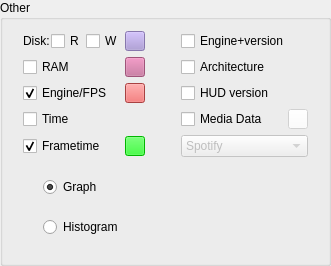
                <widget class="QGroupBox" name="miscBox">
                 <property name="minimumSize">
                  <size>
                   <width>331</width>
                   <height>266</height>
                  </size>
                 </property>
                 <property name="maximumSize">
                  <size>
                   <width>348</width>
                   <height>266</height>
                  </size>
                 </property>
                 <property name="title">
                  <string>Other</string>
                 </property>
                 <layout class="QGridLayout" name="gridLayout_4">
                  <property name="leftMargin">
                   <number>20</number>
                  </property>
                  <property name="rightMargin">
                   <number>20</number>
                  </property>
                  <property name="bottomMargin">
                   <number>10</number>
                  </property>
                  <item row="3" column="1">
                   <layout class="QHBoxLayout" name="horizontalLayout_2">
                    <item>
                     <widget class="QCheckBox" name="other_mediaCBox">
                      <property name="minimumSize">
                       <size>
                        <width>0</width>
                        <height>0</height>
                       </size>
                      </property>
                      <property name="text">
                       <string>Media Data</string>
                      </property>
                     </widget>
                    </item>
                    <item>
                     <widget class="QPushButton" name="o_mediacolorButton">
                      <property name="enabled">
                       <bool>false</bool>
                      </property>
                      <property name="sizePolicy">
                       <sizepolicy hsizetype="Fixed" vsizetype="Fixed">
                        <horstretch>0</horstretch>
                        <verstretch>0</verstretch>
                       </sizepolicy>
                      </property>
                      <property name="maximumSize">
                       <size>
                        <width>20</width>
                        <height>20</height>
                       </size>
                      </property>
                      <property name="focusPolicy">
                       <enum>Qt::NoFocus</enum>
                      </property>
                      <property name="toolTip">
                       <string>Default color: #FFFFFF</string>
                      </property>
                      <property name="styleSheet">
                       <string notr="true">background: #ffffff;
color: black;</string>
                      </property>
                      <property name="text">
                       <string/>
                      </property>
                     </widget>
                    </item>
                   </layout>
                  </item>
                  <item row="1" column="0">
                   <layout class="QHBoxLayout" name="horizontalLayout_7">
                    <property name="spacing">
                     <number>1</number>
                    </property>
                    <property name="rightMargin">
                     <number>30</number>
                    </property>
                    <item>
                     <widget class="QCheckBox" name="other_ramCBox">
                      <property name="text">
                       <string>RAM</string>
                      </property>
                     </widget>
                    </item>
                    <item>
                     <widget class="QPushButton" name="other_ramcolorButton">
                      <property name="enabled">
                       <bool>false</bool>
                      </property>
                      <property name="sizePolicy">
                       <sizepolicy hsizetype="Fixed" vsizetype="Fixed">
                        <horstretch>0</horstretch>
                        <verstretch>0</verstretch>
                       </sizepolicy>
                      </property>
                      <property name="maximumSize">
                       <size>
                        <width>20</width>
                        <height>20</height>
                       </size>
                      </property>
                      <property name="focusPolicy">
                       <enum>Qt::NoFocus</enum>
                      </property>
                      <property name="toolTip">
                       <string>Default color: #c26693</string>
                      </property>
                      <property name="styleSheet">
                       <string notr="true">background: #c26693;
color: black;</string>
                      </property>
                      <property name="text">
                       <string/>
                      </property>
                     </widget>
                    </item>
                   </layout>
                  </item>
                  <item row="2" column="1">
                   <widget class="QCheckBox" name="other_hud_verCBox">
                    <property name="text">
                     <string>HUD version</string>
                    </property>
                   </widget>
                  </item>
                  <item row="0" column="1">
                   <layout class="QHBoxLayout" name="horizontalLayout_11">
                    <property name="rightMargin">
                     <number>0</number>
                    </property>
                    <item>
                     <widget class="QCheckBox" name="other_engineCBox">
                      <property name="text">
                       <string>Engine+version</string>
                      </property>
                     </widget>
                    </item>
                   </layout>
                  </item>
                  <item row="1" column="1">
                   <widget class="QCheckBox" name="other_archCBox">
                    <property name="text">
                     <string>Architecture</string>
                    </property>
                   </widget>
                  </item>
                  <item row="5" column="0">
                   <layout class="QVBoxLayout" name="verticalLayout">
                    <property name="leftMargin">
                     <number>20</number>
                    </property>
                    <item>
                     <widget class="QRadioButton" name="other_graph_rButton">
                      <property name="enabled">
                       <bool>true</bool>
                      </property>
                      <property name="minimumSize">
                       <size>
                        <width>93</width>
                        <height>0</height>
                       </size>
                      </property>
                      <property name="layoutDirection">
                       <enum>Qt::LeftToRight</enum>
                      </property>
                      <property name="text">
                       <string>Graph</string>
                      </property>
                      <property name="checked">
                       <bool>true</bool>
                      </property>
                     </widget>
                    </item>
                    <item>
                     <widget class="QRadioButton" name="other_histogram_rButton">
                      <property name="enabled">
                       <bool>true</bool>
                      </property>
                      <property name="minimumSize">
                       <size>
                        <width>93</width>
                        <height>0</height>
                       </size>
                      </property>
                      <property name="text">
                       <string>Histogram</string>
                      </property>
                     </widget>
                    </item>
                   </layout>
                  </item>
                  <item row="0" column="0">
                   <layout class="QHBoxLayout" name="horizontalLayout_6">
                    <property name="spacing">
                     <number>1</number>
                    </property>
                    <property name="leftMargin">
                     <number>0</number>
                    </property>
                    <property name="rightMargin">
                     <number>30</number>
                    </property>
                    <item>
                     <widget class="QLabel" name="o_diskLabel">
                      <property name="text">
                       <string>Disk:</string>
                      </property>
                     </widget>
                    </item>
                    <item>
                     <widget class="QCheckBox" name="o_ioCBox">
                      <property name="layoutDirection">
                       <enum>Qt::LeftToRight</enum>
                      </property>
                      <property name="text">
                       <string>R</string>
                      </property>
                     </widget>
                    </item>
                    <item>
                     <widget class="QCheckBox" name="o_iowCBox">
                      <property name="layoutDirection">
                       <enum>Qt::LeftToRight</enum>
                      </property>
                      <property name="text">
                       <string>W</string>
                      </property>
                     </widget>
                    </item>
                    <item>
                     <widget class="QPushButton" name="other_diskcolorButton">
                      <property name="enabled">
                       <bool>false</bool>
                      </property>
                      <property name="sizePolicy">
                       <sizepolicy hsizetype="Fixed" vsizetype="Fixed">
                        <horstretch>0</horstretch>
                        <verstretch>0</verstretch>
                       </sizepolicy>
                      </property>
                      <property name="maximumSize">
                       <size>
                        <width>20</width>
                        <height>20</height>
                       </size>
                      </property>
                      <property name="focusPolicy">
                       <enum>Qt::NoFocus</enum>
                      </property>
                      <property name="toolTip">
                       <string>Default color: #a491d3</string>
                      </property>
                      <property name="styleSheet">
                       <string notr="true">background: #a491d3;
color: black;</string>
                      </property>
                      <property name="text">
                       <string/>
                      </property>
                     </widget>
                    </item>
                   </layout>
                  </item>
                  <item row="5" column="1">
                   <spacer name="verticalSpacer_2">
                    <property name="orientation">
                     <enum>Qt::Vertical</enum>
                    </property>
                    <property name="sizeHint" stdset="0">
                     <size>
                      <width>20</width>
                      <height>40</height>
                     </size>
                    </property>
                   </spacer>
                  </item>
                  <item row="2" column="0">
                   <layout class="QHBoxLayout" name="horizontalLayout">
                    <property name="rightMargin">
                     <number>30</number>
                    </property>
                    <item>
                     <widget class="QCheckBox" name="other_fpsCBox">
                      <property name="text">
                       <string>Engine/FPS</string>
                      </property>
                      <property name="checked">
                       <bool>true</bool>
                      </property>
                     </widget>
                    </item>
                    <item>
                     <widget class="QPushButton" name="other_enginecolorButton">
                      <property name="enabled">
                       <bool>true</bool>
                      </property>
                      <property name="sizePolicy">
                       <sizepolicy hsizetype="Fixed" vsizetype="Fixed">
                        <horstretch>0</horstretch>
                        <verstretch>0</verstretch>
                       </sizepolicy>
                      </property>
                      <property name="maximumSize">
                       <size>
                        <width>20</width>
                        <height>20</height>
                       </size>
                      </property>
                      <property name="focusPolicy">
                       <enum>Qt::NoFocus</enum>
                      </property>
                      <property name="toolTip">
                       <string>Default color: #eb5b5b</string>
                      </property>
                      <property name="styleSheet">
                       <string notr="true">background: #eb5b5b;
color: black;</string>
                      </property>
                      <property name="text">
                       <string/>
                      </property>
                     </widget>
                    </item>
                   </layout>
                  </item>
                  <item row="4" column="1">
                   <widget class="QComboBox" name="other_mediacomBox">
                    <property name="enabled">
                     <bool>false</bool>
                    </property>
                    <property name="autoFillBackground">
                     <bool>false</bool>
                    </property>
                    <property name="currentIndex">
                     <number>0</number>
                    </property>
                    <item>
                     <property name="text">
                      <string>Spotify</string>
                     </property>
                    </item>
                    <item>
                     <property name="text">
                      <string>VLC</string>
                     </property>
                    </item>
                    <item>
                     <property name="text">
                      <string>Audacious</string>
                     </property>
                    </item>
                    <item>
                     <property name="text">
                      <string>Cantata</string>
                     </property>
                    </item>
                   </widget>
                  </item>
                  <item row="3" column="0">
                   <widget class="QCheckBox" name="other_timeCBox">
                    <property name="text">
                     <string>Time</string>
                    </property>
                   </widget>
                  </item>
                  <item row="4" column="0">
                   <layout class="QHBoxLayout" name="horizontalLayout_8">
                    <property name="rightMargin">
                     <number>30</number>
                    </property>
                    <item>
                     <widget class="QCheckBox" name="other_frame_tCBox">
                      <property name="text">
                       <string>Frametime</string>
                      </property>
                      <property name="checked">
                       <bool>true</bool>
                      </property>
                     </widget>
                    </item>
                    <item>
                     <widget class="QPushButton" name="other_frame_tcolorButton">
                      <property name="enabled">
                       <bool>true</bool>
                      </property>
                      <property name="sizePolicy">
                       <sizepolicy hsizetype="Fixed" vsizetype="Fixed">
                        <horstretch>0</horstretch>
                        <verstretch>0</verstretch>
                       </sizepolicy>
                      </property>
                      <property name="maximumSize">
                       <size>
                        <width>20</width>
                        <height>20</height>
                       </size>
                      </property>
                      <property name="focusPolicy">
                       <enum>Qt::NoFocus</enum>
                      </property>
                      <property name="toolTip">
                       <string>Default color: #00ff00</string>
                      </property>
                      <property name="styleSheet">
                       <string notr="true">background: #00ff00;
color: black;</string>
                      </property>
                      <property name="text">
                       <string/>
                      </property>
                     </widget>
                    </item>
                   </layout>
                  </item>
                 </layout>
                </widget>
